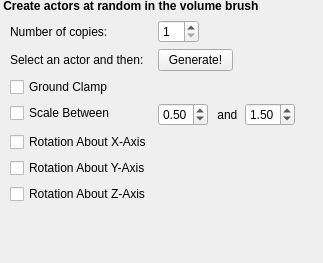
<?xml version="1.0" encoding="UTF-8"?>
<ui version="4.0">
 <class>RandomActorGenerator</class>
 <widget class="QDockWidget" name="RandomActorGenerator">
  <property name="geometry">
   <rect>
    <x>0</x>
    <y>0</y>
    <width>323</width>
    <height>263</height>
   </rect>
  </property>
  <property name="minimumSize">
   <size>
    <width>100</width>
    <height>230</height>
   </size>
  </property>
  <property name="windowTitle">
   <string>Random Actor Generator</string>
  </property>
  <widget class="QWidget" name="dockWidgetContents">
   <widget class="QLabel" name="label_3">
    <property name="geometry">
     <rect>
      <x>0</x>
      <y>-4</y>
      <width>300</width>
      <height>20</height>
     </rect>
    </property>
    <property name="font">
     <font>
      <weight>75</weight>
      <bold>true</bold>
     </font>
    </property>
    <property name="text">
     <string> Create actors at random in the volume brush</string>
    </property>
   </widget>
   <widget class="QWidget" name="formLayoutWidget">
    <property name="geometry">
     <rect>
      <x>10</x>
      <y>20</y>
      <width>297</width>
      <height>205</height>
     </rect>
    </property>
    <layout class="QFormLayout" name="formLayout">
     <property name="fieldGrowthPolicy">
      <enum>QFormLayout::AllNonFixedFieldsGrow</enum>
     </property>
     <item row="0" column="0">
      <widget class="QLabel" name="label_2">
       <property name="text">
        <string>Number of copies:</string>
       </property>
      </widget>
     </item>
     <item row="0" column="1">
      <widget class="QSpinBox" name="mNumActorsToGenerate">
       <property name="sizePolicy">
        <sizepolicy hsizetype="Fixed" vsizetype="Fixed">
         <horstretch>0</horstretch>
         <verstretch>0</verstretch>
        </sizepolicy>
       </property>
       <property name="minimum">
        <number>1</number>
       </property>
      </widget>
     </item>
     <item row="1" column="1">
      <widget class="QPushButton" name="mGenerateBtn">
       <property name="maximumSize">
        <size>
         <width>75</width>
         <height>16777215</height>
        </size>
       </property>
       <property name="text">
        <string>Generate!</string>
       </property>
      </widget>
     </item>
     <item row="1" column="0">
      <widget class="QLabel" name="label">
       <property name="text">
        <string>Select an actor and then:</string>
       </property>
      </widget>
     </item>
     <item row="2" column="0">
      <widget class="QCheckBox" name="mGroundClampCheckBox">
       <property name="text">
        <string>Ground Clamp</string>
       </property>
      </widget>
     </item>
     <item row="5" column="0">
      <widget class="QCheckBox" name="mRandomYRotationCheckBox">
       <property name="text">
        <string>Rotation About Y-Axis</string>
       </property>
      </widget>
     </item>
     <item row="4" column="0">
      <widget class="QCheckBox" name="mRandomXRotationCheckBox">
       <property name="text">
        <string>Rotation About X-Axis</string>
       </property>
      </widget>
     </item>
     <item row="6" column="0">
      <widget class="QCheckBox" name="mRandomZRotationCheckBox">
       <property name="text">
        <string>Rotation About Z-Axis</string>
       </property>
      </widget>
     </item>
     <item row="3" column="0">
      <widget class="QCheckBox" name="mRandomScaleCheckBox">
       <property name="text">
        <string>Scale Between</string>
       </property>
      </widget>
     </item>
     <item row="3" column="1">
      <layout class="QHBoxLayout" name="horizontalLayout">
       <item>
        <widget class="QDoubleSpinBox" name="mScaleMinSpinBox">
         <property name="minimumSize">
          <size>
           <width>0</width>
           <height>0</height>
          </size>
         </property>
         <property name="maximumSize">
          <size>
           <width>50</width>
           <height>16777215</height>
          </size>
         </property>
         <property name="value">
          <double>0.500000000000000</double>
         </property>
        </widget>
       </item>
       <item>
        <widget class="QLabel" name="label_4">
         <property name="maximumSize">
          <size>
           <width>25</width>
           <height>16777215</height>
          </size>
         </property>
         <property name="text">
          <string> and </string>
         </property>
        </widget>
       </item>
       <item>
        <widget class="QDoubleSpinBox" name="mScaleMaxSpinBox">
         <property name="maximumSize">
          <size>
           <width>50</width>
           <height>16777215</height>
          </size>
         </property>
         <property name="value">
          <double>1.500000000000000</double>
         </property>
        </widget>
       </item>
      </layout>
     </item>
    </layout>
   </widget>
  </widget>
 </widget>
 <resources/>
 <connections/>
</ui>
